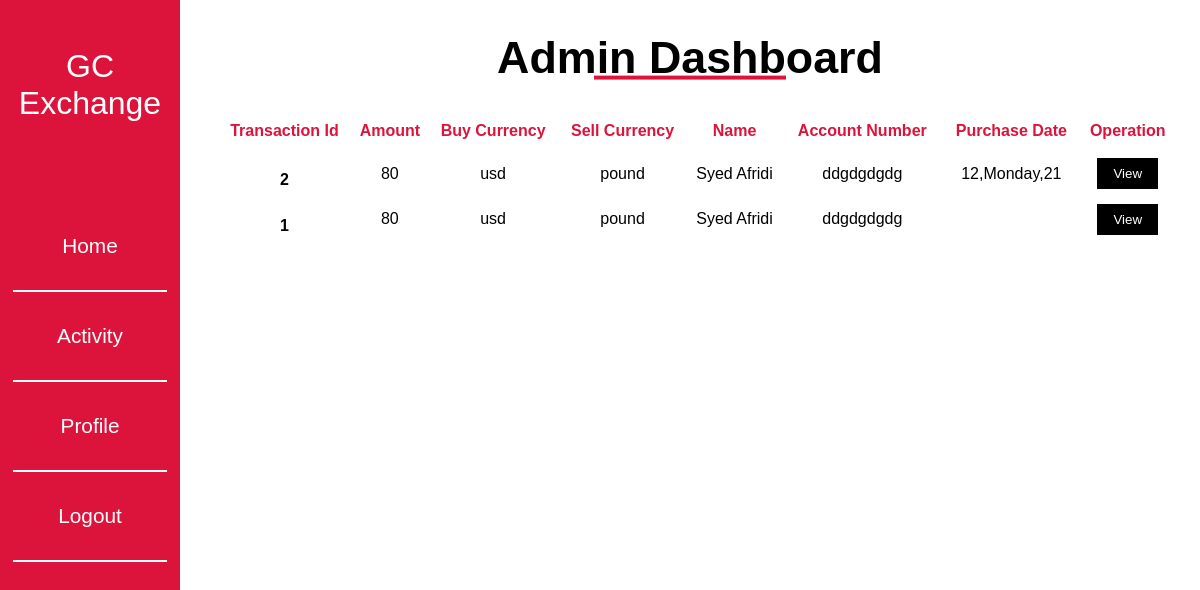
The app's page /admin/admin-transaction-controller.php with its own data.
### tables this page shows
CREATE TABLE `purchase` (
  `id` int(255) NOT NULL,
  `amount` int(20) NOT NULL,
  `buy` varchar(11) NOT NULL,
  `sell` varchar(11) NOT NULL,
  `name` varchar(50) NOT NULL,
  `email` varchar(50) NOT NULL,
  `passport` varchar(50) NOT NULL,
  `accno` varchar(50) NOT NULL,
  `password` varchar(200) NOT NULL,
  `date` varchar(50) NOT NULL
);

### admin/admin-transaction-controller.php (the view, shortened to what this page needs)
<?php
include '../connect.php';
?>
<!DOCTYPE html>
<html lang="en">
<head>
</head>
<body>
<?php
      include("admin-nav.php");
?>
<div class="container">
<table class="table">
  <thead>
    <tr>
      <th scope="col">Transaction Id</th>
      <th scope="col">Amount</th>
      <th scope="col">Buy Currency</th>
      <th scope="col">Sell Currency</th>
      <th scope="col">Name</th>
      <th scope="col">Account Number</th>
      <th scope="col">Purchase Date</th>
      <th scope="col">Operation</th>
    </tr>
  </thead>
  <tbody>
<?php
$sql="SELECT * FROM `purchase`  ORDER BY id DESC";
$result=mysqli_query($con, $sql);
if($result){
  while($row=mysqli_fetch_assoc($result)){
      $id=$row['id'];
      $amount=$row['amount'];
      $buy=$row['buy'];
      $sell=$row['sell'];
      $name=$row['name'];
      $accno=$row['accno'];
      $date=$row['date'];
      echo '<tr>
      <th scope="row"> '.$id.' </th>
      <td>'.$amount.'</td>
      <td>'.$buy.'</td>
      <td>'.$sell.'</td>
      <td>'.$name.'</td>
      <td>'.$accno.'</td>
      <td>'.$date.'</td>
      <td>
      <button class="btn" ><a href="admin-transaction-view.php?viewId= '.$id.'" class="text-light">View</a></button>
   </td>
      </tr>';
  }
}
?>
  </tbody>
</table>
</div>
</body>
</html>

### admin/astyle.css (style rules this page uses)
* { margin: 0; padding: 0; }
body { width: 100%; height: 100vh; font-family: sans-serif; }

### admin/admin-transaction-controller.php (style rules this page uses)
.container { position: absolute; top: 15%; left: 50%; transform: translate(-40%, 0%); background-color: white; width: 80%; display: flex; align-items: top; justify-content: center; }
table { width: 100%; height: 100%; text-align: center; }
thead tr th { color: crimson; margin: 2rem 5rem 0rem 5rem; padding-bottom: 1rem; }
tbody tr td { color: black; padding-bottom: 0.8rem; }
td .btn a { text-decoration:none; color:white; }
.btn { background-color: black; border: none; padding: .5rem 1rem; }

### records on screen
purchase: id "2", amount "80", buy "usd", sell "pound", name "Syed Afridi", accno "ddgdgdgdg", date "12,Monday,21"
purchase: id "1", amount "80", buy "usd", sell "pound", name "Syed Afridi", accno "ddgdgdgdg"
